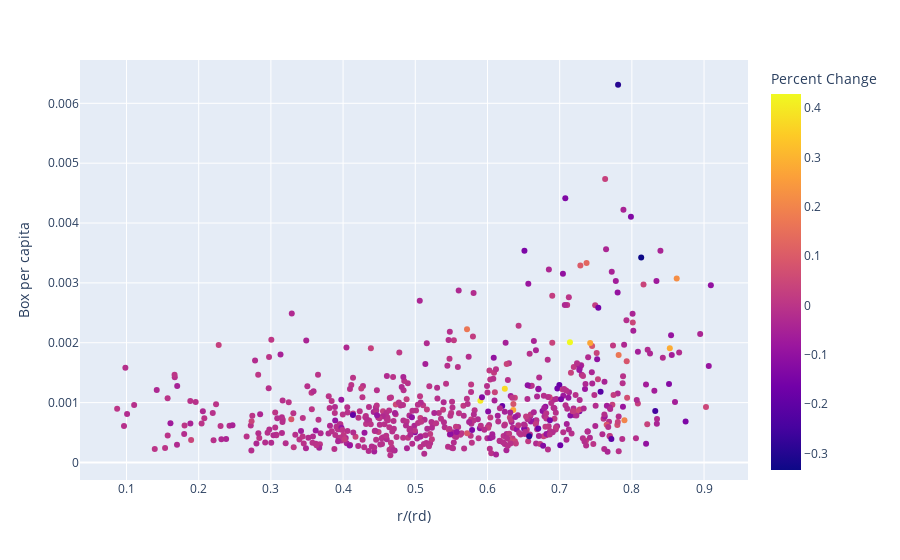

Source (notebook cell):
### Code cell
acs['Box per capita'] = acs['total_boxes']/acs['Population']
mask = acs['Percent Change'] > -.5

fig = px.scatter(
    data_frame=acs[mask],
    x='r/(rd)',
    y='Box per capita',
    color='Percent Change'
)

fig.show()

### Figure 1 — Plotly figure (JSON) as saved in the notebook; plotly's stock layout.template omitted (floating-point values rounded to 4 significant figures; data arrays with more than 128 entries replaced by an {"elided": "..."} marker saying what was removed)
{"data": [{"hovertemplate": "r/(rd)=%{x}<br>Box per capita=%{y}<br>Percent Change=%{marker.color}<extra></extra>", "legendgroup": "", "marker": {"color": {"elided": "607 float values"}, "coloraxis": "coloraxis", "symbol": "circle"}, "mode": "markers", "name": "", "orientation": "v", "showlegend": false, "type": "scatter", "x": {"elided": "607 float values"}, "xaxis": "x", "y": {"elided": "607 float values"}, "yaxis": "y"}], "layout": {"coloraxis": {"colorbar": {"title": {"text": "Percent Change"}}, "colorscale": [[0, "#0d0887"], [0.1111, "#46039f"], [0.2222, "#7201a8"], [0.3333, "#9c179e"], [0.4444, "#bd3786"], [0.5556, "#d8576b"], [0.6667, "#ed7953"], [0.7778, "#fb9f3a"], [0.8889, "#fdca26"], [1, "#f0f921"]]}, "legend": {"tracegroupgap": 0}, "margin": {"t": 60}, "xaxis": {"anchor": "y", "domain": [0, 1], "title": {"text": "r/(rd)"}}, "yaxis": {"anchor": "x", "domain": [0, 1], "title": {"text": "Box per capita"}}}}
